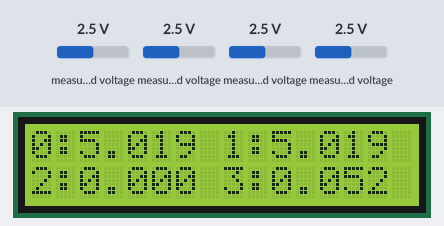
A sketch run on a simulated Arduino Uno, built with avr-gcc and run on an emulated ATmega328P. Shown: 16×2 character LCD. Wiring (inferred from the names in the program): PCF8591 converter at I2C address 0x48. The test bench sets the inputs (shaded band); at power-on: measured voltage 2.5 V. What the sketch prints to the serial monitor is not drawn.

Above: at 2.2 s.
2.3 s: measured voltage (sensor 200) set to 0.1 V
At 2.9 s:
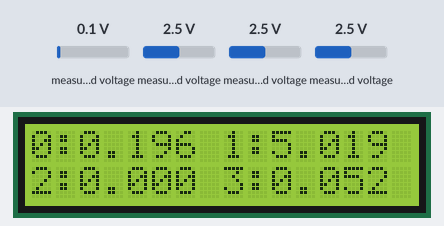
7.5 s: measured voltage (sensor 201) set to 0.1 V
At 8.0 s:
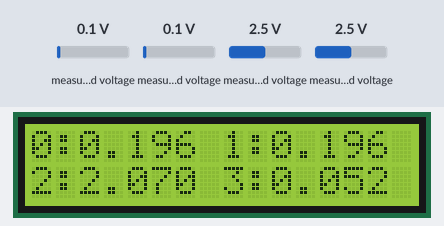
9.1 s: measured voltage (sensor 202) set to 0.1 V
At 13.1 s:
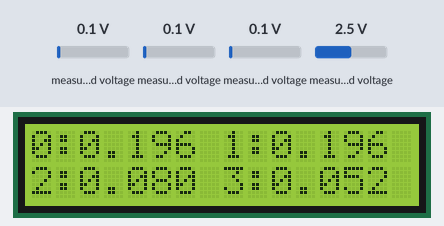
13.5 s: measured voltage (sensor 203) set to 0.1 V
At 14.8 s:
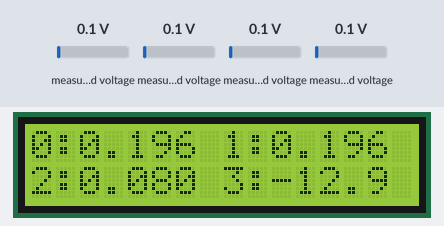
15.1 s: measured voltage (sensor 200) set to 1.2 V
At 16.2 s:
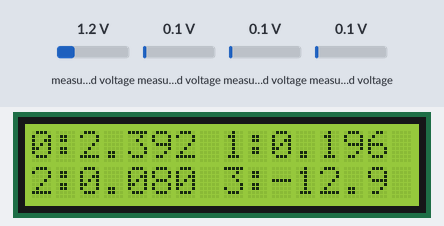
16.7 s: measured voltage (sensor 201) set to 1.2 V
At 17.5 s:
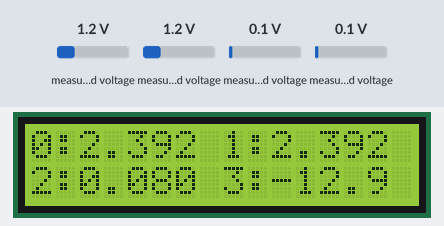
Timing chart, 0 to 19.3 s (numbered marks = the images above; inputs shaded):
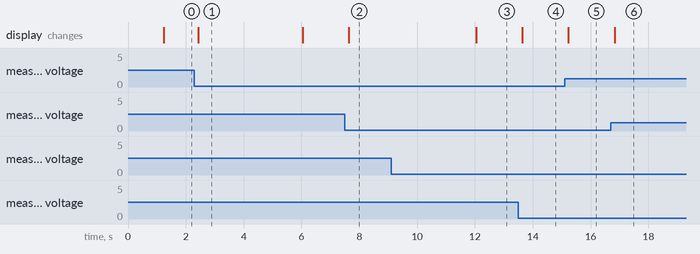

The sketch:

code_controlbox.ino
```cpp
// (licence header left out)
// Import the needed libaries from the libaries folder on your PC.
#include <Wire.h>                                                     // Include the libary for communication with I2C devices like the PCF8591 and the LCD.
#include <LiquidCrystal_I2C.h>                                        // Include the libary for controlling the LCD with I2C.

LiquidCrystal_I2C lcd(0x27,16,2);                                     // Set the LCD address (0x27) and the number of columns (16) and rows (2).

// Define PCF8591
#define PCF8591_ADRESS 0x48                                           // I2C-Adress of the PCF8591 (Standard: 0x48)
#define PCF8591_V_REF 5.0                                             // Reference voltage for the PCF8591 (5V is the voltage provided by USB)
#define PCF8591_RESOLUTION 255.0                                      // Resolution of the PCF8591 (Standard: 255 - Depends on the specific PCF8591 used)

// Settings for different modules
// These define how to handle specific sensors like wind, water level, or power usage.

// The calculation to transform the digital value given by the modules into the physical value depends on
// the sensor so we use the formula physicalValue=(digitalValue*specificSlope)+specificOffset.
// In the following lines we define the sensor specific slopes and offsets.

// Voltage divider configuration for the sun and wind modules
#define VOLTAGE_DIVIDER_SLOPE 2
#define VOLTAGE_DIVIDER_OFFSET 0
#define VOLTAGE_DIVIDER_UPDATE_RATE 2                                 // How often the sensor is read (recommended: five times per second) If you change this value, errors might occur!

// Configuration for the water module
#define WATER_LEVEL_SENSOR_V_REF 3.3                                  // Reference voltage for the Water-Level Sensor (3.3V is the voltage provided by the GPIO pins.)
#define WATER_LEVEL_SENSOR_SLOPE (WATER_LEVEL_SENSOR_V_REF / 4)
#define WATER_LEVEL_SENSOR_OFFSET 0
#define WATER_LEVEL_SENSOR_UPDATE_RATE 60                             // [1/10 s] -> once in six seconds (To prevent the waterlevel sensor from rusting we do not read the data as often as with the other sensors.)

// Configuration for the current sensor used to measure the power consumption of the whole demonstrator
#define ACS712_SENSITIVITY 0.185                                      // This value depends on the model used. We recommend the 5 Ampere version which has a sensitivity of 0.185. It is the most accurate ACS712 model.
#define ACS712_V_REF 5.0                                              // Reference voltage for the ACS712 (5V is the voltage provided by USB.)
#define ACS712_SLOPE (1/ACS712_SENSITIVITY)
#define ACS712_OFFSET (-ACS712_V_REF/(2*ACS712_SENSITIVITY))
#define ACS712_UPDATE_RATE 2

// Define visualization

// LCD
#define LCD_FIELD_LENGTH 8                                            // [16/2] -> Space for each value on the screen
#define LCD_UPDATE_RATE 2                                             // [1/10 s] -> Five times per second
// Serial Communication (via USB to your Computer)
#define SERIAL_UPDATE_RATE 20                                         // [1/10 s] -> Once every two seconds


// Define the struct (a digital container, in this case for sensor data)
// This makes it easy to manage and organize settings for each sensor.
// After defining the struct this code only uses the number of the analog channel.
// You can see the number on the PCF8591 and written over the 4 Lusterterminals on the controlbox.
// For programming we count up from zero so instead of 1-2-3-4 our channels are named 0-1-2-3.
// For each channel the data for the connected module/sensor is put in.

// Channel 0
#define ZERO_NEEDS_GPIO_POWER false
#define ZERO_GPIO_POWER_PIN 15
#define ZERO_SLOPE VOLTAGE_DIVIDER_SLOPE
#define ZERO_OFFSET VOLTAGE_DIVIDER_OFFSET
#define ZERO_UPDATE_RATE VOLTAGE_DIVIDER_UPDATE_RATE
// Channel 1
#define ONE_UPDATE_RATE VOLTAGE_DIVIDER_UPDATE_RATE
#define ONE_NEEDS_GPIO_POWER false
#define ONE_GPIO_POWER_PIN 13
#define ONE_SLOPE VOLTAGE_DIVIDER_SLOPE
#define ONE_OFFSET VOLTAGE_DIVIDER_OFFSET
// Channel 2
#define TWO_NEEDS_GPIO_POWER true                                     // Needs to be turned on to take measurements.
#define TWO_GPIO_POWER_PIN 12
#define TWO_SLOPE WATER_LEVEL_SENSOR_SLOPE
#define TWO_OFFSET WATER_LEVEL_SENSOR_OFFSET
#define TWO_UPDATE_RATE WATER_LEVEL_SENSOR_UPDATE_RATE
// Channel 3
#define THREE_NEEDS_GPIO_POWER false
#define THREE_GPIO_POWER_PIN 14
#define THREE_SLOPE ACS712_SLOPE
#define THREE_OFFSET ACS712_OFFSET
#define THREE_UPDATE_RATE ACS712_UPDATE_RATE

// ---
// This is the end of the settings part. For most changes (like module swaps) you won't need to change anything below because you can just adjust the settings above.
// ---

// Create the struct
typedef struct{
  bool needsPower;                                                    // Does the sensor need to be turned on?
  int powerPin;                                                       // Which pin controls the sensor's power?
  float slope;                                                        // Conversion factor to turn digital sensor values into physical numbers
  float offset;                                                       // Offset parameter for digital-to-physical conversion
  long updateRate;                                                    // How often a measurement is made (in tenths of a second)
  float lastMeasurement;                                              // The most recent reading from this sensor
} ch;

ch channel[4] = {0};                                                  // Create 4 channels from the struct to connect up to 4 sensors/modules.


void setup() {
  Serial.begin(9600);                                                 // Start serial communication with the connected computer.
  Wire.begin();                                                       // Start the I²C connection.
  lcd.begin();                                                        // Connect to the LCD.
  Wire.onReceive(receiveEvent);
// Put the earlier defined sensor-data into the struct
// Channel 0:
  channel[0].needsPower = ZERO_NEEDS_GPIO_POWER;
  channel[0].powerPin = ZERO_GPIO_POWER_PIN;                          // (D8)
  channel[0].slope = ZERO_SLOPE;
  channel[0].offset = ZERO_OFFSET;
  channel[0].updateRate = ZERO_UPDATE_RATE;
// Channel 1:
  channel[1].needsPower = ONE_NEEDS_GPIO_POWER;
  channel[1].powerPin = ONE_GPIO_POWER_PIN;                           // (D7)
  channel[1].slope = ONE_SLOPE;
  channel[1].offset = ONE_OFFSET;
  channel[1].updateRate = ONE_UPDATE_RATE;
  // Channel 2:
  channel[2].needsPower = TWO_NEEDS_GPIO_POWER;
  channel[2].powerPin = TWO_GPIO_POWER_PIN;                           // (D6)
  channel[2].slope = TWO_SLOPE;
  channel[2].offset = TWO_OFFSET;
  channel[2].updateRate = TWO_UPDATE_RATE;
  // Channel 3:
  channel[3].needsPower = THREE_NEEDS_GPIO_POWER;
  channel[3].powerPin = THREE_GPIO_POWER_PIN;                         // (D5)
  channel[3].slope = THREE_SLOPE;
  channel[3].offset = THREE_OFFSET;
  channel[3].updateRate = THREE_UPDATE_RATE;

  for(int i = 0; i < 4; i++){
    pinMode(channel[i].powerPin, OUTPUT);                             // Enable the power connection to power sensors/modules through GPIO pins if needed.
    digitalWrite(channel[i].powerPin, LOW);                           // Turn off the power on the pins.
  }

  delay(1000);                                                        // Wait for the serial connection to your computer to be established.
  for(int i = 0; i < 4; i++){                                         // Send the settings for each channel to your computer.
    Serial.println(channel[i].slope);
    Serial.println(channel[i].offset);
    Serial.println(channel[i].updateRate);
    Serial.println(channel[i].needsPower);
    Serial.println();
  }
  Serial.println("Setup okay");
}

void loop() {
  long mil = millis();                                                // Get the duration the program already ran in milliseconds.
  for(int i = 0; i < 4; i++){                                         // Loop through all channels.
    if((mil % (100 * channel[i].updateRate)) == 0){                   // Check the channel if the duration, that the program has run, is divisible by the set update rate.
      channel[i].lastMeasurement = measureAndConvert(i);
    }
    if ((mil % (100*LCD_UPDATE_RATE)) == 0){                          // Update the LCD if the duration, that the program has run, is divisible by the set update rate.
      updateLCD(i, output(i));
    }
    if ((mil % (100*SERIAL_UPDATE_RATE)) == 0){                       // Send the recent measurements to your computer if the duration, that the program has run, is divisible by the set update rate.
      updateSerial(output(i));
    }
  }
}

void receiveEvent(int howMany) {
   while (0 <Wire.available()) {
    char c = Wire.read();                                             // Receive the byte as a character.
    Serial.print(c);                                                  // Print the character.
  }
 Serial.println();                                                    // Go to a new line.
}

// Function for reading the Channel with the given ID and converting it into the current analog(voltage) input.
float input(int analogChannelID) {
  if(channel[analogChannelID].needsPower){                            // Power the sensors that need powering through GPIO pins.
    digitalWrite(channel[analogChannelID].powerPin, HIGH);
    delay(10);
    };
  Wire.beginTransmission(PCF8591_ADRESS);
  Wire.write(0x40 | analogChannelID);
  Wire.endTransmission();
  Wire.requestFrom(PCF8591_ADRESS, 2);
  if (Wire.available() >= 2) {
    Wire.read();                                                      // Discard the first value.
    float reading = (Wire.read()*(PCF8591_V_REF/PCF8591_RESOLUTION)); // Convert the reading into the analog(voltage) input.
    if(channel[analogChannelID].needsPower){                          // Stop powering the sensors that need powering through GPIO pins.
      digitalWrite(channel[analogChannelID].powerPin, LOW);
      };
    return (reading);                                                 // Return the calculated analog(voltage) input.
  }
  return 0;                                                           // In case of error. This line is only reached if something went wrong.
}


// Funtion for converting the input on the given channel into the actual measurement data of the connected sensor using the formula mentioned in the beginning.
float measureAndConvert(int analogChannelID){
  return ((input(analogChannelID) * channel[analogChannelID].slope) + channel[analogChannelID].offset);
}

// Put the calculated value with up to 5 decial places, with the channel in front, into a string (text variable) that has the length of the LCD field (defined earlier).
String output(int analogChannelID){
  String str = String(analogChannelID) + ":" + String(channel[analogChannelID].lastMeasurement, 5);
  while(str.length() <= LCD_FIELD_LENGTH){
    str += ' ';
  }
  if(str.length() > LCD_FIELD_LENGTH){
    str = str.substring(0, (LCD_FIELD_LENGTH - 1));
  }
  return str;
}

// Function to update the specific field of the LCD for each channel.
void updateLCD(int analogChannelID, String output){
  int row;
  int colStart = 0;
  switch(analogChannelID){
    case 0:
      row = 0;
      colStart = 0;
      break;
    case 1:
      row = 0;
      colStart += LCD_FIELD_LENGTH;
      break;
    case 2:
      row = 1;
      colStart = 0;
      break;
    case 3:
      row = 1;
      colStart += LCD_FIELD_LENGTH;
      break;
    default:
      break;
  }
  lcd.setCursor(colStart, row);
  lcd.print(output);
}

// Function to send the channel specific output to your computer.
void updateSerial(String output){
  Serial.println(output);
}
```

Measured:
- after the input at 2.3 s, the display: changes after 0.13 s (image 1)
- after the input at 7.5 s, the display: changes after 0.13 s (image 2)
- after the input at 9.1 s, the display: changes after 2.9 s (image 3)
- after the input at 13.5 s, the display: changes after 0.13 s (image 4)
- after the input at 15.1 s, the display: changes after 0.13 s (image 5)
- after the input at 16.7 s, the display: changes after 0.13 s (image 6)
- what the display in image 1 shows lasts 3.6 s, from 2.4 s to 6.0 s
